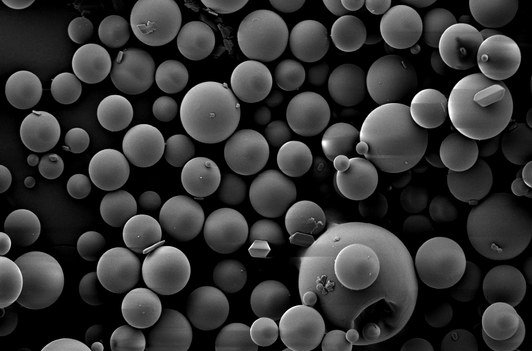
%> input picture labs/e1bonus/US_contrast_agent.jpg, 532 x 351 px
$ octave e1bonus.m   (GNU Octave 9; MATLAB toolbox functions it lacks are replaced by stand-ins)
%> lines starting %> are read from the running program, lines starting %| are printed output that depends on the picture
Iorig = imread("US_contrast_agent.jpg");
%> Iorig is the input picture: size 351x532 uint8; min 0, max 255, mean 52.5
I = imcrop(Iorig,[1 1 532 347]);
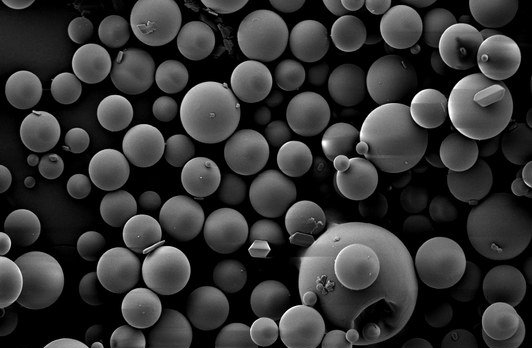
%> I: size 348x532 uint8; min 0, max 255, mean 52.6

% resizes
Idown = imresize(I,1/4,"nearest");
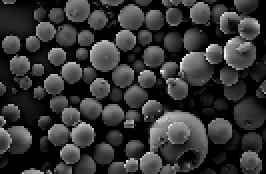
%> Idown: size 87x133 uint8 (shown 2 times larger); min 0, max 254, mean 52.5
Inear = imresize(Idown,16,"nearest");
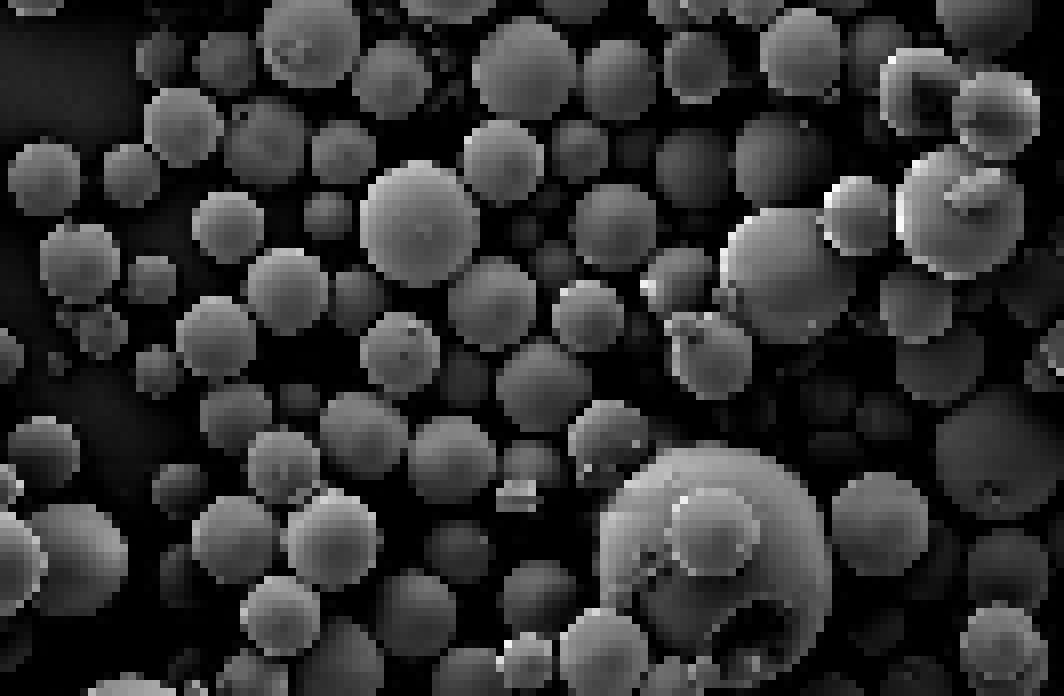
%> Inear: size 1392x2128 uint8 (shown at 1/2 size); min 0, max 254, mean 52.5
Ibic = imresize(Idown,16,"bicubic");
Ilanc = imresize(Idown,16,"lanczos2");

% display on one figure
figure,subplot(231),imshow(I),title("original")
subplot(232),imshow(Idown),title("1/4")
subplot(234),imshow(Inear),title("nearest")
subplot(235),imshow(Ibic),title("bicubic")
hold on;
rectangle('Position', [1219 1083 178 119], 'EdgeColor','yellow')
annotation('textbox',[.5 .375 .1 .1],'String','Best','EdgeColor','none')
hold off;
subplot(236),imshow(Ilanc),title("lanczos2")
%> after `title("lanczos2")`:
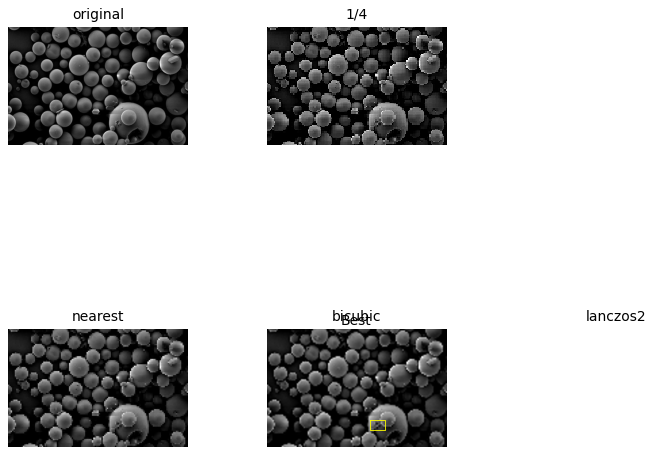
%> figure redrawn from the program's plot data, 6 panels

% accuracy check
Inear4 = imresize(Idown,4,"nearest");
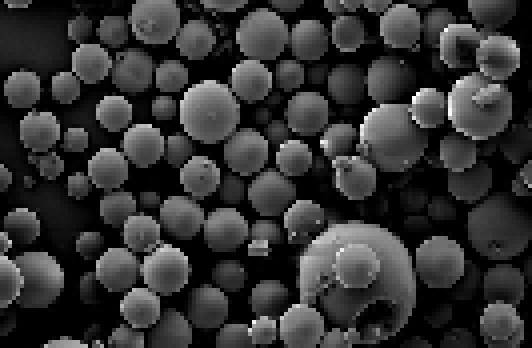
%> Inear4: size 348x532 uint8; min 0, max 254, mean 52.5
Ibic4 = imresize(Idown,4,"bicubic");
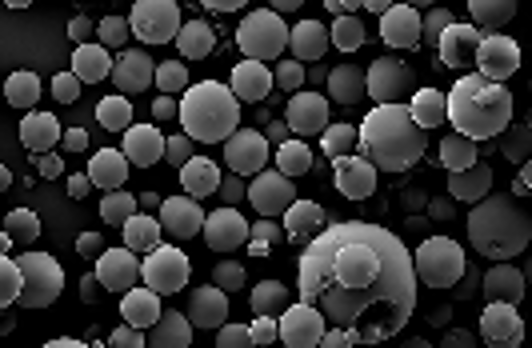
%> Ibic4: size 348x532 uint8; min 0, max 255, mean 52.8
Ilanc4 = imresize(Idown,4,"lanczos2");

% subtract from cropped image to get difference
Ineardiff = sum(I-Inear4,"all");
%> Ineardiff = 814391
    % 814391
Ibicdiff = sum(I-Ibic4,"all");
%> Ibicdiff = 701644
    % 699565
Ilancdiff = sum(I-Ilanc4,"all");
%> Ilancdiff = 727582
    % 703585

figure,imshow(I-Ibic4),title("difference between original and bicubic interpolation")
%> after `imshow(I-Ibic4)`:
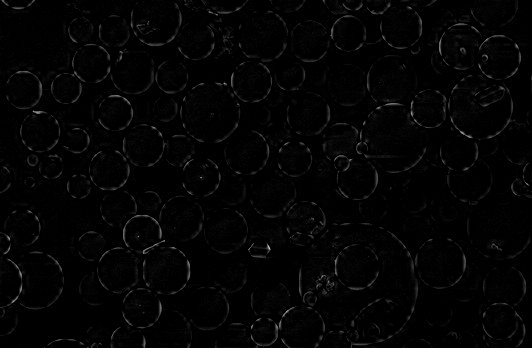
%> displayed picture: size 348x532, on the screen's scale of 0 to 255; min 0, max 208, mean 3.8
